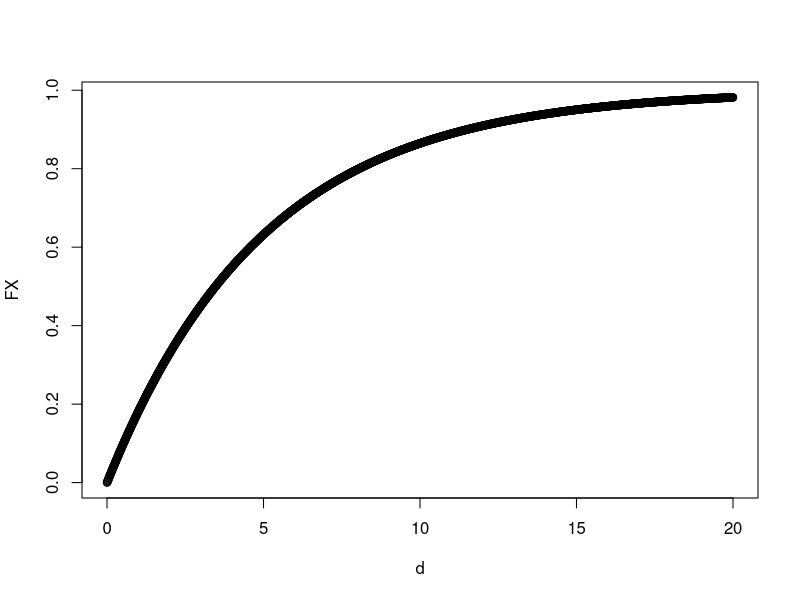
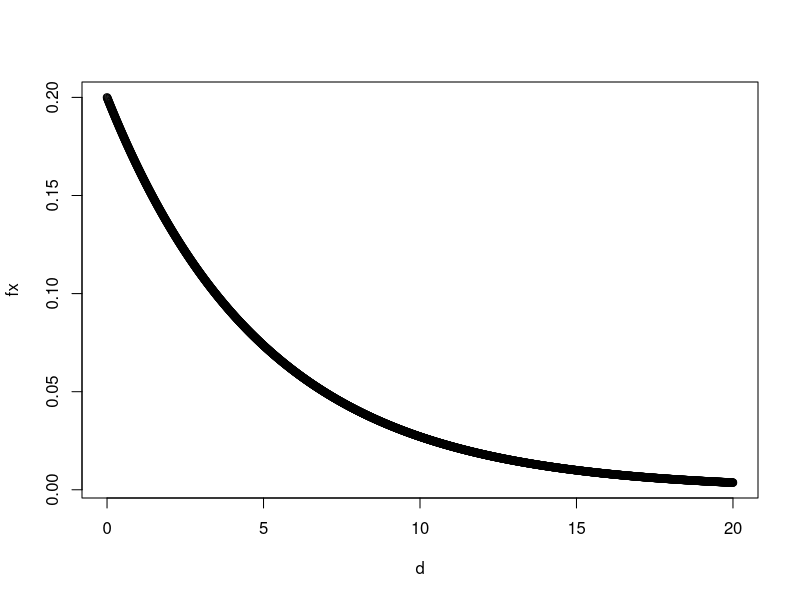
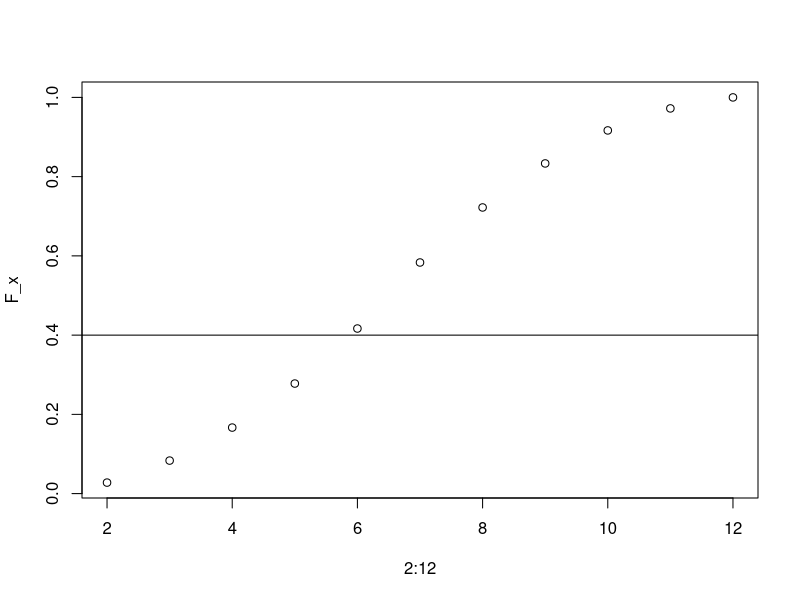
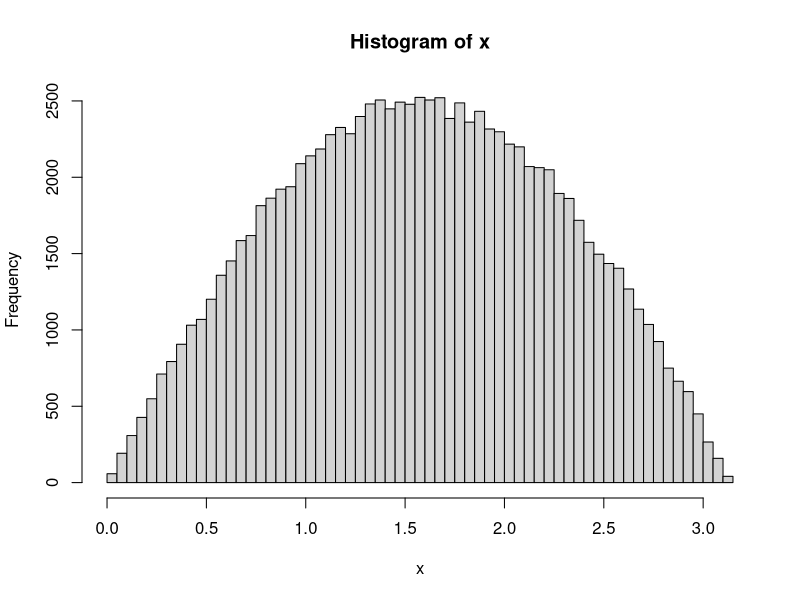
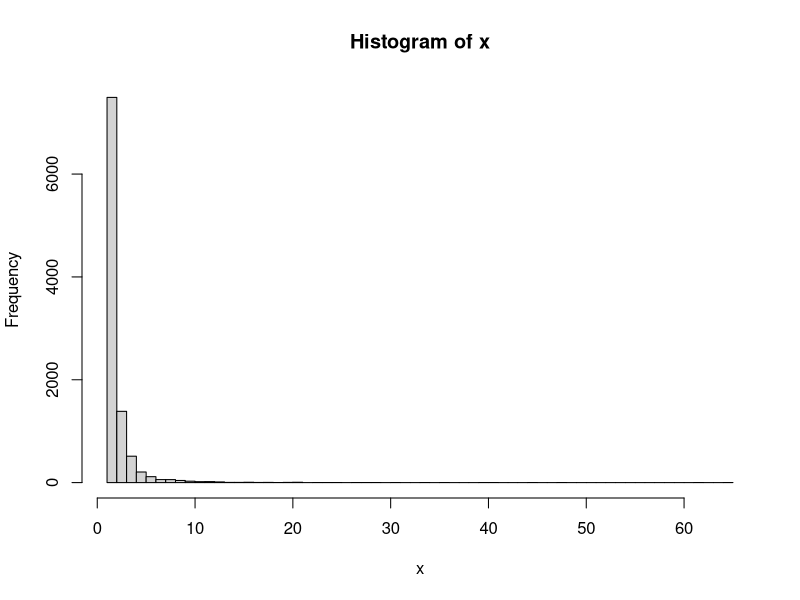
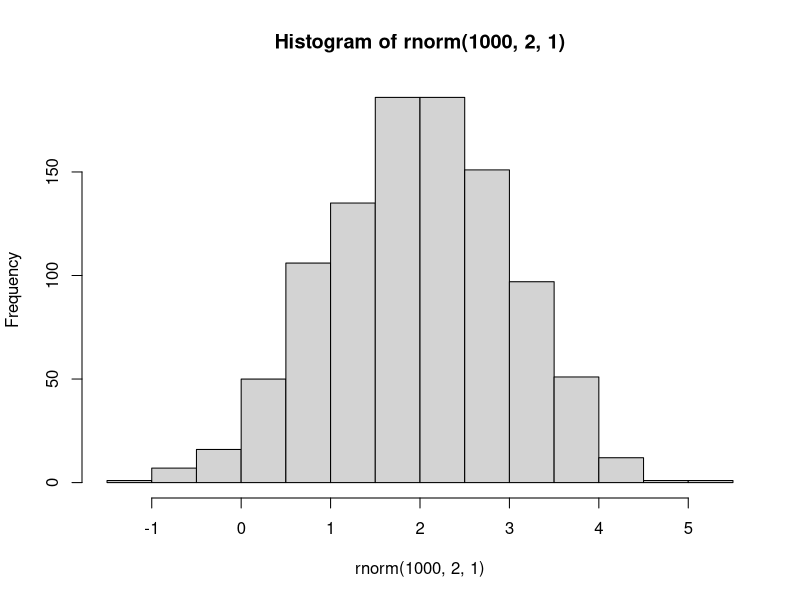
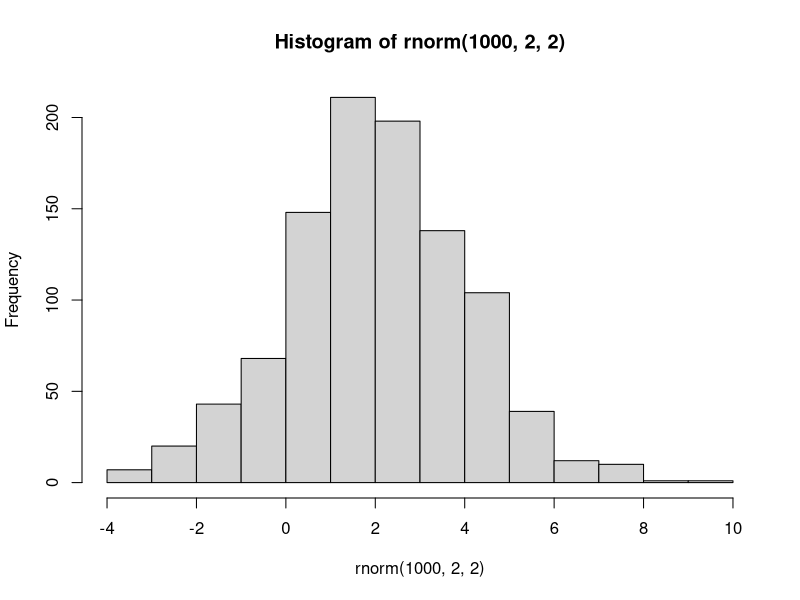
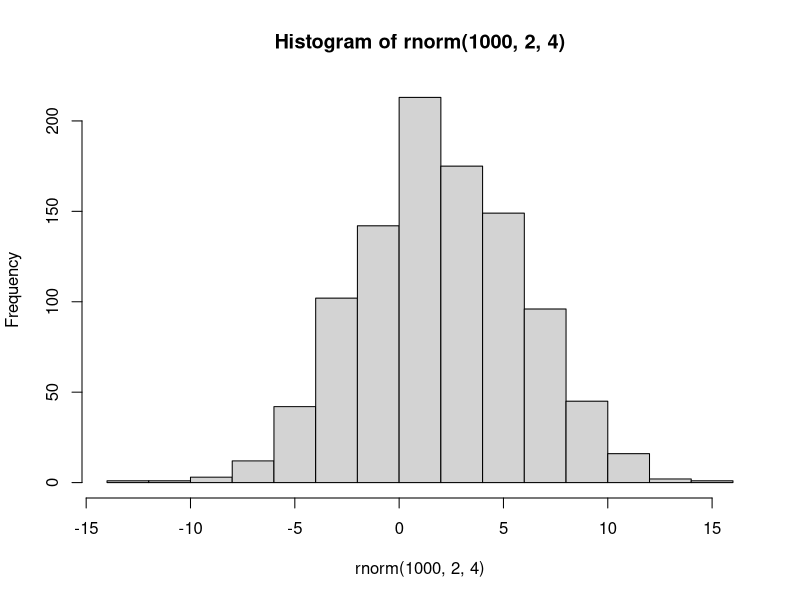

R code for these plots, in order:
## Lezione 3 - Teoria delle distribuzioni

# Es. 1
# fare il grafico della funzione di ripartizione
d = seq(0,20,0.01)
lambda = 0.2;
FX = (1 - exp(-lambda*d))

plot(d,FX)

# fare il grafico della funzione di densità

fx = lambda*exp(-lambda*d)
plot(d,fx)

# Es. 4
si <- c(1:6, 5:1)

# mean
mu <- 0
for (i in 2:12){
  mu <- mu + i*si[i-1]/36
}

# variance
va <- 0
for (i in 2:12){
  va <- va + (i^2)*si[i-1]/36
}
va <- va - mu^2

# F_x
F_x <- c()
for (i in 2:12){
  F_x <- c(F_x,si[i-1]/36)
}
F_x = cumsum(F_x) 

plot(2:12,F_x)
abline(a = 0.4,b = 0)


# Es. 8
u <- runif(1e5,min = 0, max = 1) # hist(u)
x <- acos(1 - 2*u)
hist(x, 50)

mean(x) - pi/2


# Es. 9
lambda <- 2
u <- runif(1e4,min = 0, max = 1) # hist(u)
x <- u^(-1/lambda)
hist(x, 50)

mean(x)
lambda/ (lambda-1)

# R - Es. 1
hist(rnorm(1000, 2, 1))
hist(rnorm(1000, 2, 2))
hist(rnorm(1000, 2, 4))
hist(rnorm(1000, 2, 6))

# ii)
x = seq(-4,4,by = 0.01)
plot(x,dnorm(x,0,1),type="l")
points(x,dnorm(x,0,2),type="l",col="red")


# R - Es. 2
# i)
X = rnorm(1000, 2, 1)
Y = rnorm(1000, 2, 2)
mean(X + Y) # 2+2
var(X + Y)  # 1^2+2^2

# ii)
quantile(X,0.25)
quantile(X,0.5)
quantile(X,0.75) 
quantile(X) 

# iii)
# P(-1 <= X <= 5) = F_X(b) - F_X(a)
pnorm(5,2,1)- pnorm(-1,2,1)

# R - Es. 3
# i)
X = rnorm(10000, 2, 1)
Y = rnorm(10000, 2, 2) + X
mean(X + Y) # 2+4
var(X + Y) # 1^2 + 1^2 + 2^2 + 2*cov(X,Y)


# R - Es. 4
hist(rexp(1000, 1))
hist(rexp(1000, 3))
hist(rexp(1000, 9))
hist(rexp(1000, 10))

mean(rexp(100000, 2)) # 1 / lambda
var(rexp(1000, 2)) # 1 / lambda^2


